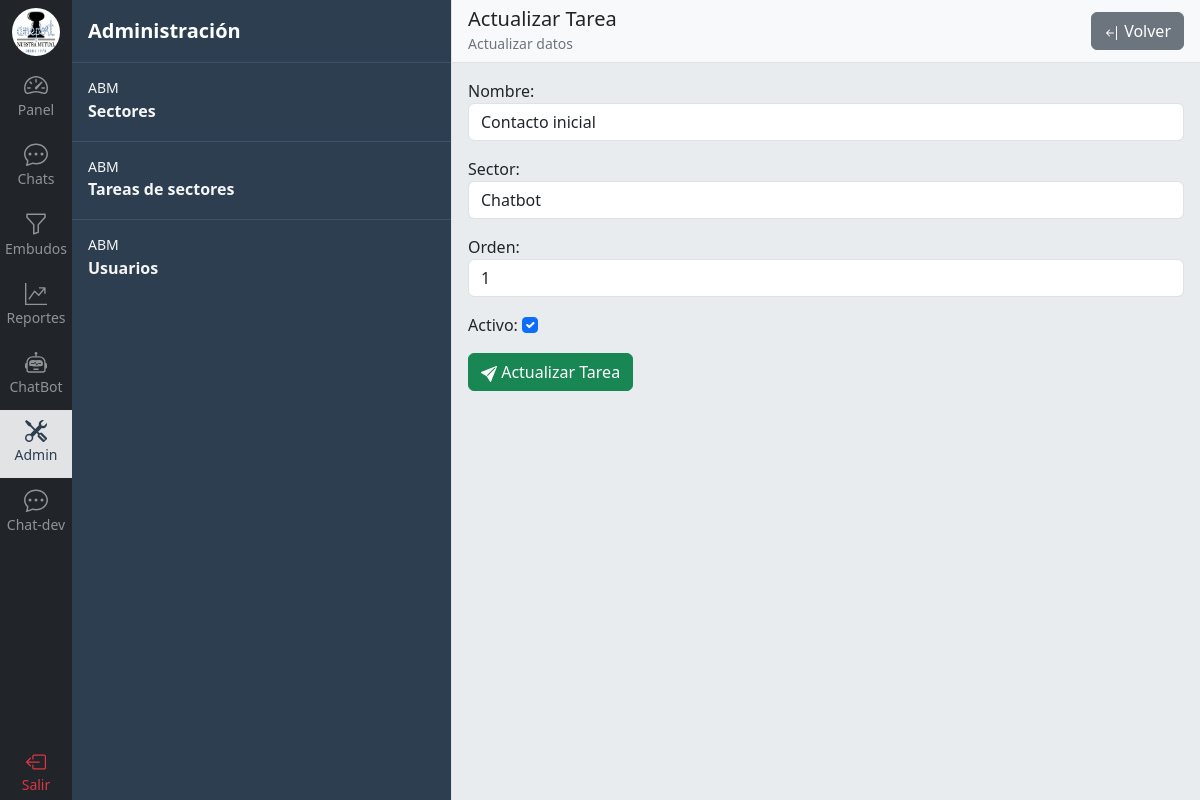
Page /administracion/tarea/actualizar/1 (signed in) on the committed database.
### chat/models.py (models this page shows, shortened)
class SectorTarea(models.Model):
    sector = models.ForeignKey(Sector, on_delete=models.CASCADE)
    nombre = models.CharField(max_length=100)
    activo = models.BooleanField(default=True)  # Para que no se pierda las asignadas a un mensaje anterior si sacan una tarea
    orden = models.PositiveIntegerField(null=True, blank=True)
    class Meta:
        verbose_name_plural = 'Sectores tareas'

class Sector(models.Model):
    nombre = models.CharField(max_length=100)
    def __str__(self):
        return self.nombre
    class Meta:
        verbose_name_plural = 'Sectores'

### dashboard/views.py (the view)
# urls.py: path('administracion/tarea/actualizar/<int:pk>', administrador_requirido(views.SectorTareaUpdateView.as_view()), name='tarea-actualizar'),
class SectorTareaUpdateView(UpdateView):
    model = SectorTarea
    form_class = SectorTareaForm
    template_name = 'dashboard/admin/tarea/form.html'
    success_url = reverse_lazy('tarea-lista')
    def get_context_data(self, **kwargs):
        context = super().get_context_data(**kwargs)
        context.update({
            'titulo_vista': 'Actualizar Tarea',
            'descripcion_vista': 'Actualizar datos'
        })
        return context

### dashboard/forms.py
class SectorTareaForm(forms.ModelForm):
    class Meta:
        model = SectorTarea
        fields = ('nombre', 'sector', 'orden', 'activo')
    def __init__(self, *args, **kwargs):
        super(SectorTareaForm, self).__init__(*args, **kwargs)
        for visible in self.visible_fields():
            visible.field.widget.attrs['class'] = "form-control"
            self.fields['activo'].widget = forms.CheckboxInput(attrs={'class': 'form-check-input'})

### templates/dashboard/admin/tarea/form.html (shortened to what this page needs)
{% extends 'base.html' %}
{% load static %}
{% load humanize %}
{% block content %}
{% include 'navbar.html' %}
{% include 'dashboard/admin/admin_navbar.html' %}
<div class="d-flex flex-column justify-content-between w-100 scroll-white position-relative">
  <div class="d-flex justify-content-between align-items-center gap-3 text-decoration-none p-3 border-bottom bg-body-tertiary" style="height: 63px">
    <div>
      <h5 class="m-0">{{ titulo_vista }}</h5>
      <p class="m-0 text-secondary"><small>{{ descripcion_vista }}</small></p>
    </div>
    <div>
      <a href="{% url 'tarea-lista' %}" class="btn btn-secondary">
        Volver
      </a>
    </div>
  </div>
  <div class="d-flex flex-column gap-2 bg-body-secondary p-3 h-100 overflow-y-scroll">
    <form method="POST">
      {{ form.as_p }}
      <button type="sybmit" class="btn btn-success">
        {{ titulo_vista }}
      </button>
    </form>
  </div>
  </div>
{% endblock %}

### static/css/style.css (style rules this page uses)
:root { --primary-color: rgb(44, 62, 80); --primary-hover-color: #3c5268; --primary-light-color: rgb(80, 107, 133); --secondary-color: #FFFFFF; --secondary-light-color: #dee2e7; }

### rows in the picture
SectorTarea: nombre "Contacto inicial", sector "Chatbot", orden "1", activo "☑"

### other values in the picture
{{ titulo_vista }} "Actualizar Tarea"
{{ descripcion_vista }} "Actualizar datos"
